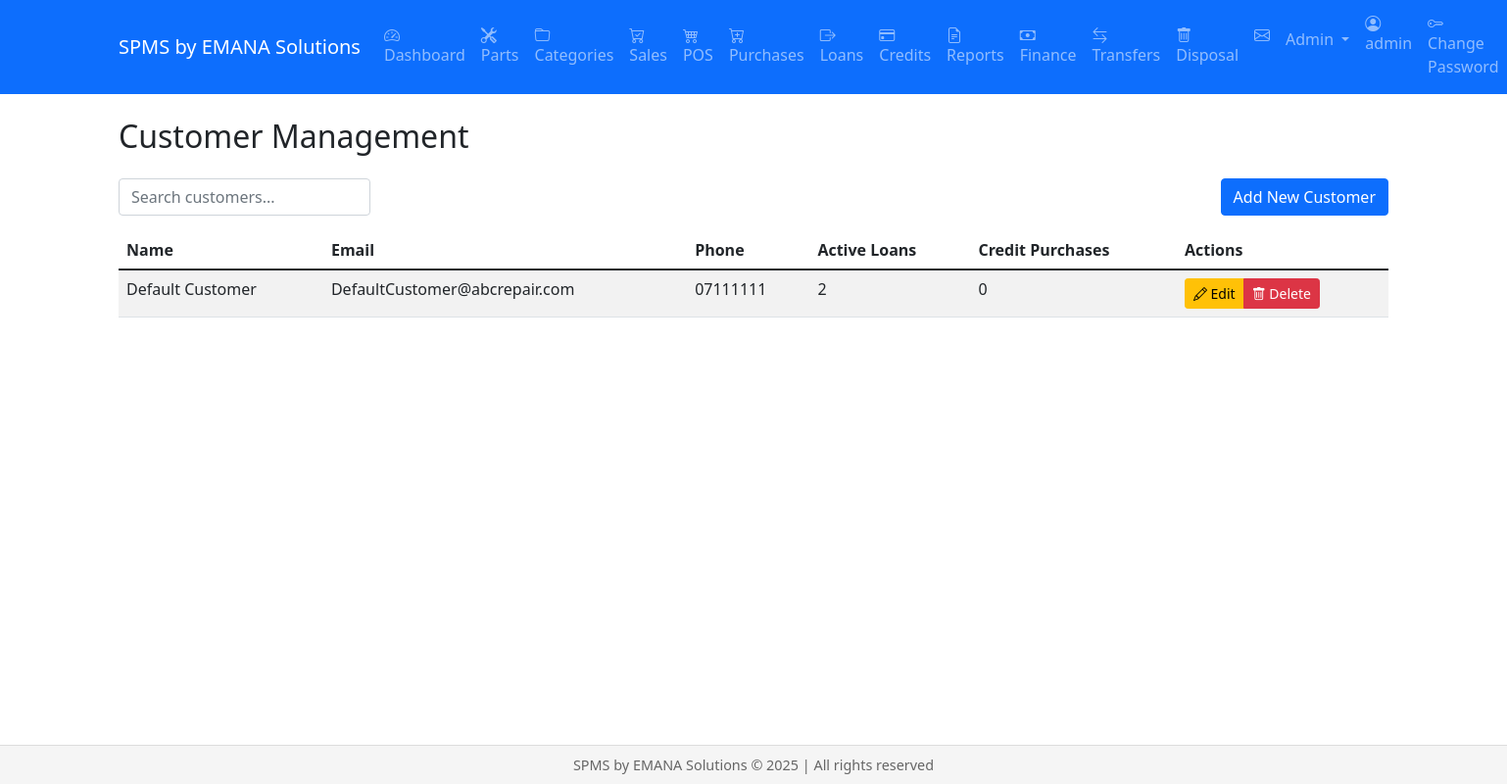
The page /admin/customers (signed in) on the database its author committed.
### models.py (models this page shows, shortened)
class User(db.Model, UserMixin):
    id = db.Column(db.Integer, primary_key=True)
    username = db.Column(db.String(80), unique=True, nullable=False)
    email = db.Column(db.String(120), unique=True, nullable=False)
    password_hash = db.Column(db.String(256))
    role = db.Column(db.String(20), default='staff')  # admin, manager, staff
    created_at = db.Column(db.DateTime, default=datetime.utcnow)
    active = db.Column(db.Boolean, default=True)  # Renamed from is_active to active
    fs_uniquifier = db.Column(db.String(64), unique=True, nullable=False)
    confirmed_at = db.Column(db.DateTime, nullable=True, default=None)
    roles = db.relationship('Role', secondary=roles_users, backref=db.backref('users', lazy='dynamic'))
    @property
    def is_authenticated(self):
        return True
    @property
    def is_active(self):
        return self.active  # Now returns the active column value

class Customer(db.Model):
    id = db.Column(db.Integer, primary_key=True)
    name = db.Column(db.String(200), nullable=False)
    email = db.Column(db.String(120))
    phone = db.Column(db.String(20))
    address = db.Column(db.Text)

### views/admin.py (the view)
@admin.route('/admin/customers')
@login_required
@admin_required
def customers():
    customers = Customer.query.all()
    return render_template('admin/customers.html', customers=customers)

### views/admin.py (called while the page is built)
def admin_required(f):
    @wraps(f)
    def decorated_function(*args, **kwargs):
        if not current_user.is_authenticated or current_user.role != 'admin':
            flash('You need to be an admin to access this page.', 'error')
            return redirect(url_for('dashboard.index'))
        return f(*args, **kwargs)
    return decorated_function

### templates/admin/customers.html (shortened to what this page needs)
{% extends "base.html" %}
{% block content %}
<div class="container">
    <h2 class="mb-4">Customer Management</h2>
    <div class="d-flex justify-content-between mb-3">
        <div class="d-flex gap-2">
            <input type="text" class="form-control" id="searchInput" placeholder="Search customers...">
        </div>
        <a href="{{ url_for('admin.add_customer') }}" class="btn btn-primary">Add New Customer</a>
    </div>
    <div class="table-responsive">
        <table class="table table-striped">
            <thead>
                <tr>
                    <th>Name</th>
                    <th>Email</th>
                    <th>Phone</th>
                    <th>Active Loans</th>
                    <th>Credit Purchases</th>
                    <th>Actions</th>
                </tr>
            </thead>
            <tbody>
                {% for customer in customers %}
                <tr>
                    <td>{{ customer.name }}</td>
                    <td>{{ customer.email }}</td>
                    <td>{{ customer.phone }}</td>
                    <td>{{ customer.loans|selectattr('status', 'equalto', 'active')|list|length }}</td>
                    <td>{{ customer.credit_purchases|selectattr('status', 'equalto', 'pending')|list|length }}</td>
                    <td>
                        <div class="btn-group">
                            <a href="{{ url_for('admin.edit_customer', customer_id=customer.id) }}"
                               class="btn btn-sm btn-warning">
                                <i class="bi bi-pencil"></i> Edit
                            </a>
                            <button type="button" class="btn btn-sm btn-danger"
                                    onclick="confirmDelete('{{ customer.id }}', '{{ customer.name }}')">
                                <i class="bi bi-trash"></i> Delete
                            </button>
                        </div>
                    </td>
                </tr>
                {% endfor %}
            </tbody>
        </table>
    </div>
</div>
{% endblock %}

### templates/base.html (shortened to what this page needs)
<html lang="en">
<head>
    <link rel="stylesheet" href="{{ url_for('static', filename='css/jquery-ui.css') }}">
    <link rel="stylesheet" href="{{ url_for('static', filename='css/bootstrap.min.css') }}">
    <link rel="stylesheet" href="{{ url_for('static', filename='css/bootstrap-icons.css') }}">
</head>
<body>
    <nav class="navbar navbar-expand-lg navbar-dark bg-primary mb-4">
        <div class="container">
            <a class="navbar-brand" href="{{ url_for('dashboard.index') }}">
                SPMS by EMANA Solutions
            </a>
            <div class="collapse navbar-collapse" id="navbarNav">
                {% if current_user.is_authenticated %}
                <ul class="navbar-nav">
                    <li class="nav-item">
                        <a class="nav-link {% if request.endpoint and request.endpoint.startswith('dashboard.') %}active{% endif %}"
                           href="{{ url_for('dashboard.index') }}">
                            <i class="bi bi-speedometer2"></i> Dashboard
                        </a>
                    </li>
                    <li class="nav-item">
                        <a class="nav-link {% if request.endpoint and request.endpoint.startswith('parts.') %}active{% endif %}"
                           href="{% if current_user.role == 'staff' %}{{ url_for('parts.staff_list_parts') }}{% else %}{{ url_for('parts.list_parts') }}{% endif %}">
                            <i class="bi bi-tools"></i> Parts
                        </a>
                    </li>
                    {% if current_user.role in ['admin', 'manager'] %}
                    <li class="nav-item">
                        <a class="nav-link {% if request.endpoint and request.endpoint.startswith('categories.') %}active{% endif %}"
                           href="{{ url_for('categories.list_categories') }}">
                            <i class="bi bi-folder"></i> Categories
                        </a>
                    </li>
                    {% endif %}
                    <li class="nav-item">
                        <a class="nav-link {% if request.endpoint and request.endpoint.startswith('sales.') %}active{% endif %}"
                           href="{{ url_for('sales.list_sales') }}">
                            <i class="bi bi-cart-check"></i> Sales
                        </a>
                    </li>
                    <li class="nav-item">
                        <a class="nav-link {% if request.endpoint and request.endpoint.startswith('pos.') %}active{% endif %}"
                           href="{{ url_for('pos.index') }}">
                            <i class="bi bi-cart4"></i> POS
                        </a>
                    </li>
                    {% if current_user.role in ['admin', 'manager'] %}
                    <li class="nav-item">
                        <a class="nav-link {% if request.endpoint and request.endpoint.startswith('purchases.') %}active{% endif %}"
                           href="{{ url_for('purchases.list_purchases') }}">
                            <i class="bi bi-cart-plus"></i> Purchases
                        </a>
                    </li>
                    {% endif %}
                    <li class="nav-item">
                        <a class="nav-link {% if request.endpoint and request.endpoint.startswith('loans.') %}active{% endif %}"
                           href="{{ url_for('loans.list_loans') }}">
                            <i class="bi bi-box-arrow-right"></i> Loans
                        </a>
                    </li>
                    {% if current_user.role in ['admin', 'manager'] %}
                    <li class="nav-item">
                        <a class="nav-link {% if request.endpoint and request.endpoint.startswith('credits.') %}active{% endif %}"
                           href="{{ url_for('credits.list_credits') }}">
                            <i class="bi bi-credit-card"></i> Credits
                        </a>
                    </li>
                    {% endif %}
                    {% if current_user.role in ['admin', 'manager'] %}
                    <li class="nav-item">
                        <a class="nav-link {% if request.endpoint and request.endpoint.startswith('reports.') %}active{% endif %}"
                           href="{{ url_for('reports.index') }}">
                            <i class="bi bi-file-earmark-text"></i> Reports
                        </a>
                    </li>
                    {% endif %}
                    {% if current_user.role in ['admin', 'manager'] %}
                    <li class="nav-item">
                        <a class="nav-link {% if request.endpoint and request.endpoint.startswith('finance.') %}active{% endif %}"
                           href="{{ url_for('finance.index') }}">
                            <i class="bi bi-cash"></i> Finance
                        </a>
                    </li>
                    {% endif %}
                    {% if current_user.is_authenticated and current_user.role in ['admin', 'manager', 'staff'] %}
                    <li class="nav-item">
                        <a class="nav-link {% if request.endpoint and request.endpoint.startswith('transfers.') %}active{% endif %}"
                           href="{{ url_for('transfers.list_transfers') }}">
                            <i class="bi bi-arrow-left-right"></i> Transfers
                        </a>
                    </li>
                    {% endif %}
                    {% if current_user.is_authenticated and current_user.role in ['admin', 'manager'] %}
                    <li class="nav-item">
                        <a class="nav-link {% if request.endpoint and request.endpoint.startswith('disposals.') %}active{% endif %}"
                           href="{{ url_for('disposals.list_disposals') }}">
                            <i class="bi bi-trash"></i> Disposal
                        </a>
                    </li>
                    {% endif %}
                    <li class="nav-item">
                        <a class="nav-link" href="{{ url_for('messages.list_messages') }}">
                            <i class="bi bi-envelope"></i>
                        </a>
                    </li>
                    {% if current_user.role == 'admin' %}
                    <li class="nav-item dropdown">
                        <a class="nav-link dropdown-toggle" href="#" id="adminDropdown" role="button"
                           data-bs-toggle="dropdown" aria-expanded="false">
                            Admin
                        </a>
                    </li>
                    {% endif %}
                </ul>
                <ul class="navbar-nav ms-auto">
                    <li class="nav-item">
                        <span class="nav-link"><i class="bi bi-person-circle"></i> {{ current_user.username }}</span>
                    </li>
                    <li class="nav-item">
                        <a class="nav-link {% if request.endpoint and request.endpoint.startswith('profile.') %}active{% endif %}"
                           href="{{ url_for('profile.change_password') }}">
                            <i class="bi bi-key"></i> Change Password
                        </a>
                    </li>
                </ul>
                {% endif %}
            </div>
        </div>
    </nav>
    <div class="content-wrapper">
        {% block content %}{% endblock %}
    </div>
    <footer class="footer">
        <div class="container">
            SPMS by EMANA Solutions &copy; {{ current_year }} | All rights reserved
        </div>
    </footer>
</body>
</html>

### templates/base.html (style rules this page uses)
.footer { position: fixed; bottom: 0; width: 100%; height: 40px; line-height: 40px; background-color: #f5f5f5; text-align: center; font-size: 0.9em; color: #666; border-top: 1px solid #ddd; }
.content-wrapper { margin-bottom: 60px; }

### rows shown on the page
User: username "admin"
Customer: name "Default Customer", email "DefaultCustomer@abcrepair.com", phone "07111111", loans|selectattr "2", credit_purchases|selectattr "0"
